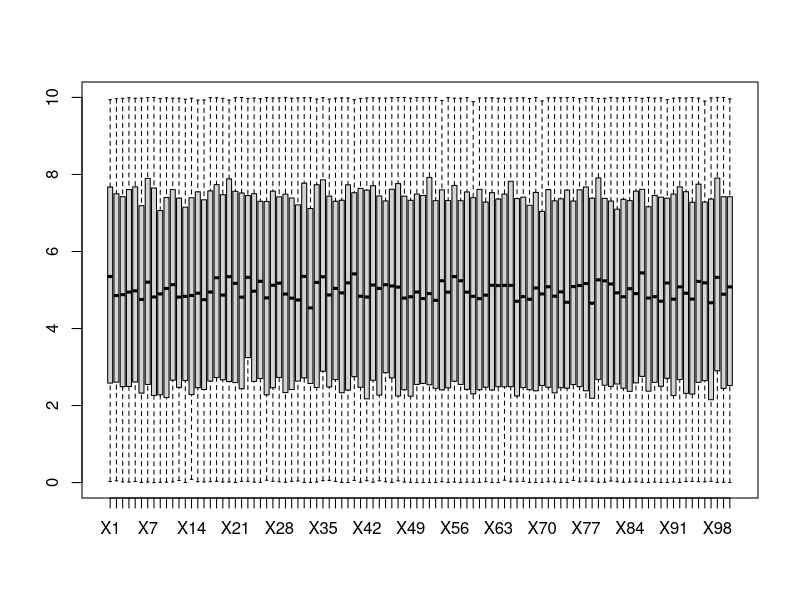
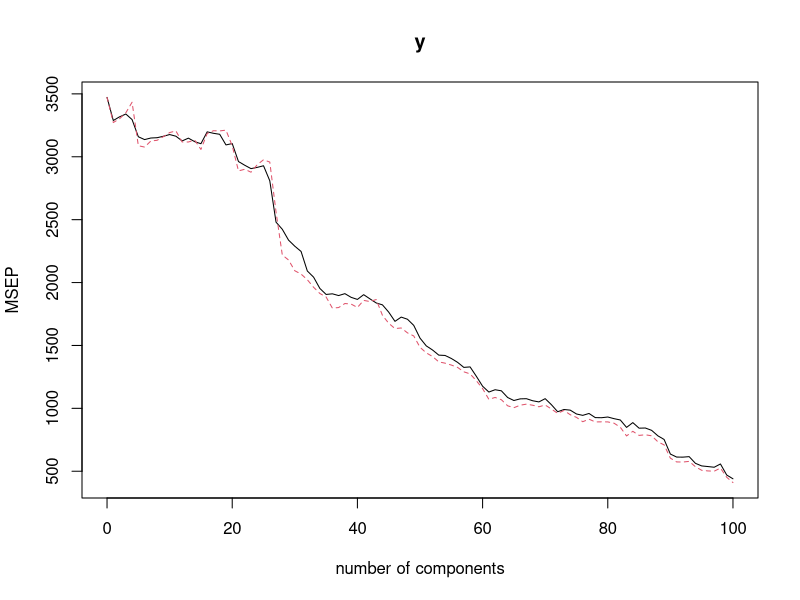
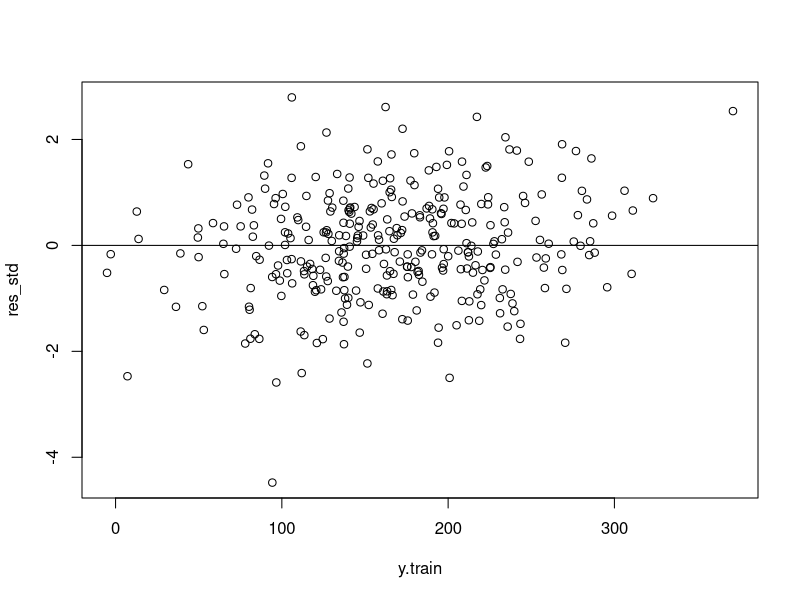
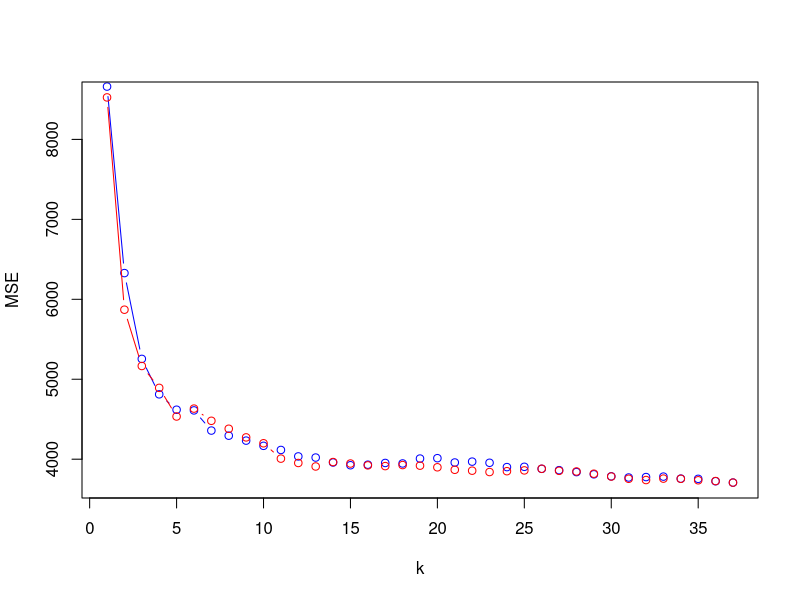
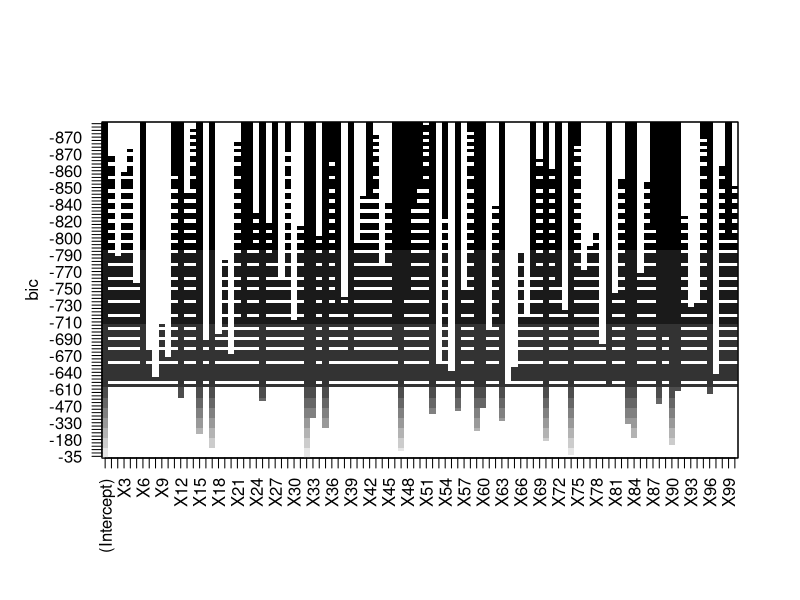
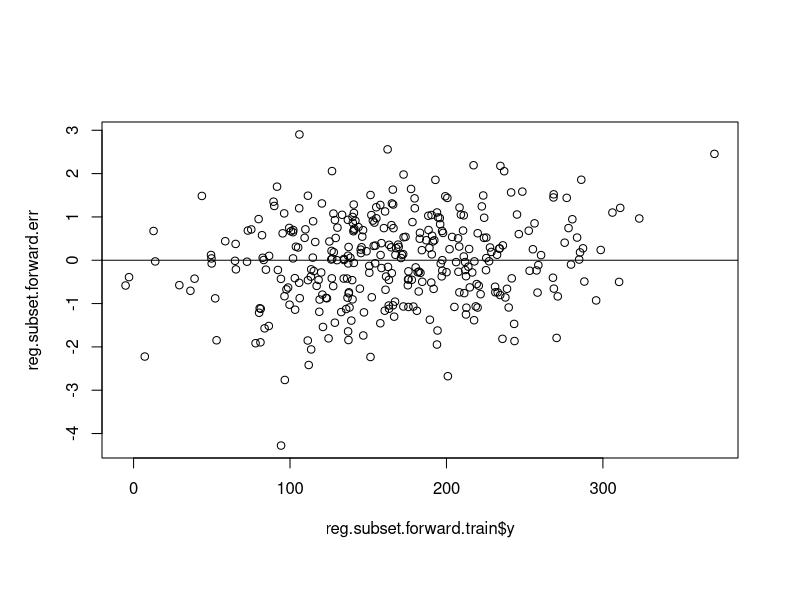
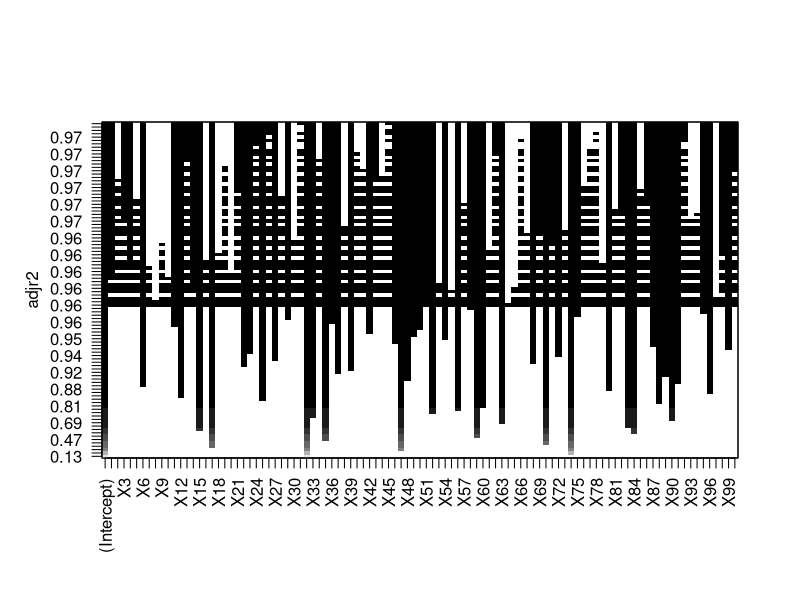
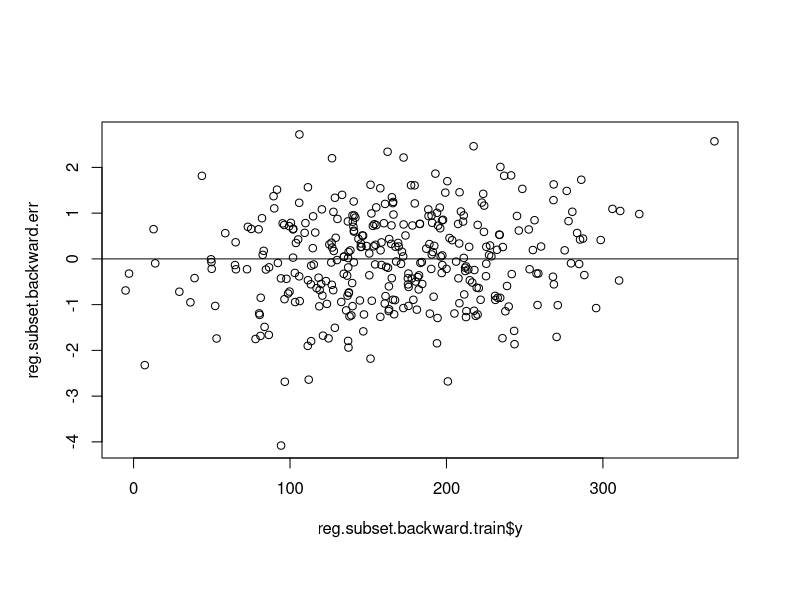

Here is the R script that generated these plots, in order:
library(MASS)
reg.set <- read.table('TPN1_a22_reg_app.txt', header = TRUE)

#plot(reg.set[,1:10], reg.set$y)

#Séparation des partie train et test
train.percentage <- 2/3
n_reg <- nrow(reg.set)
n_train <- as.integer(n_reg * train.percentage)
n_test <- n_reg - n_train
set.seed(69)
id_train <- sample(n_reg, n_train)
data.train <- reg.set[id_train,]
data.test <- reg.set[-id_train,]
y.test <- reg.set[-id_train, c(101)]
y.train <- reg.set[id_train, c(101)]

#Regarder la plage des données
boxplot(as.data.frame(reg.set[1:100]))


#pca
library(pls)
pcr_model <- pcr(y~., data = data.test, validation = "CV")
validationplot(pcr_model, val.type="MSEP")#D'apr??s le graphe on constate qu'il faut toutes les variables pour obtenir le meilleur mod??le


#modele lineare#
reg.set.lm <- lm(formula = y ~., data = data.train)
summary(reg.set.lm)#On a d??j?? une p-value qui est assez petite en une R-Square assez grande
res_std <- rstandard(reg.set.lm)
plot(x = y.train, y = res_std)#Les r??sidus stadards parraissent pas mal
abline(0, 0)
pre.lm <- predict(reg.set.lm, newdata = data.test)
mse.lm <- mean((pre.lm - y.test) ^ 2)#200.176
#On refait la regression avec les variables significatives
#x.app.lm <- data.train[c(6, 11, 12, 15, 17,22, 23, 25, 27, 32, 33, 35, 37, 39, 46, 47, 48, 49, 52, 54, 56, 59, 60, 63, 68, 70, 72, 74, 79, 83, 84, 87, 88, 89, 90, 91, 96), ] 
#data.test.lm <- data.test[c(6, 11, 12, 15, 17, 22, 23, 25, 27, 32, 33, 35, 37, 39, 46, 47, 48, 49, 52, 54, 56, 59, 60, 63, 68, 70, 72, 74, 79, 83, 84, 87, 88, 89, 90, 91, 96), ]
#reg.set.lm.revise <- lm(formula = y~. , data = x.app.lm)
reg.set.lm.revise <- lm(formula = y~X6+X11+X12+X15+X17+X22+X23+X25+X27+X32+X33+X35+X37+X39+X46+X47+X48+X49+X52+X54+X56+X59+X60+X63+X68+X70+X72+X74+X79+X83+X84+X87+X88+X89+X90+X91+X96
                        , data = data.train)
#pre.lm.revise <- predict(reg.set.lm.revise, newdata = data.test.lm)
pre.lm.revise <- predict(reg.set.lm.revise, newdata = data.test)
mse.lm1 <- mean((pre.lm.revise - y.test) ^ 2)#200.176



#k plus proches voisins
#On utilise les variables significatives dans le modèle lineaire
library(FNN)
x.app_k <- data.train[c(6, 11, 12, 15, 17, 22, 23, 25, 27, 32, 33, 35, 37, 39, 46, 47, 48, 49, 52, 54, 56, 59, 60, 63, 68, 70, 72, 74, 79, 83, 84, 87, 88, 89, 90, 91, 96), c(-101)] 
y.app_k <- data.train[, c(101)]
x.test_k <- data.test[, c(-101)]

# Chenxin:add scale -------------------------------------------------------

x.app_k.scale <- scale(data.train[c(6, 11, 12, 15, 17, 22, 23, 25, 27, 32, 33, 35, 37, 39, 46, 47, 48, 49, 52, 54, 56, 59, 60, 63, 68, 70, 72, 74, 79, 83, 84, 87, 88, 89, 90, 91, 96), c(-101)] )
x.test_k.scale <- scale(data.test[, c(-101)])


kmin <- 10
reg.knn1 <- knn.reg(train = x.app_k, test = x.test_k, y = y.app_k, k = kmin)
mse.knn1 <- mean((reg.knn1$pred - y.test) ^ 2) #4167, trop grande

# Chenxin K variation & scale -----------------------------------------------------------------

knn_k_max <- 37

tmp <- sapply(1:knn_k_max, function(local_k){
  reg.knn.noscale <- knn.reg(train = x.app_k, test = x.test_k, y = y.app_k, k = local_k)
  res <- mean((reg.knn.noscale$pred - y.test) ^ 2)
  return(res)
})

tmp.scale <- sapply(1:knn_k_max, function(local_k){
  reg.knn.scale <- knn.reg(train = x.app_k.scale, test = x.test_k.scale, y = y.app_k, k = local_k)
  res.scale <- mean((reg.knn.scale$pred - y.test) ^ 2)
  return(res.scale)
})

knn_MSE_noscale <- tmp
knn_MSE_scale <- tmp.scale
#erreur global
plot(1:knn_k_max, knn_MSE_noscale, 
     type='b', col='blue',
     ylim=range(knn_MSE_scale),
     xlab='k', ylab='MSE', lty = 1, pch = 1)

lines(1:knn_k_max, knn_MSE_scale, type='b', col='red', lty = 1, pch = 1)
which.min(knn_MSE_scale)
min(knn_MSE_scale)
which.min(knn_MSE_noscale)
min(knn_MSE_noscale)

#MSE Minimal in37 3707, MSE decrease with k increase  scale make no significatif difference


# End Code Chenxin ---------------



#Subset selection
#Vu qu'il existe trop de variables, nous pourrions pas utiliser la m??thode best subset selection

#forward selection
library(leaps)
library(dplyr)
reg.selection.forward <- regsubsets(y~., data = data.train, method = "forward", nbest = 1, nvmax = 100)
summary_forward <- summary(reg.selection.forward)
plot(reg.selection.forward, scale = "bic")#Regarder bri??vement la plus grande adjusted R Square

rss<-data.frame(summary_forward$outmat, RSS=summary_forward$rss)
rsquare_max_forward <- summary_forward$outmat[which.max(summary_forward$adjr2),]#La ligne avec la plus grande adjr2
rsquare_max_forward[rsquare_max_forward == '*'] <- as.numeric(1)
rsquare_max_forward[rsquare_max_forward == ' '] <- as.numeric(0)
rsquare_max_forward <- as.numeric(rsquare_max_forward)#Le masque pour s??lectionner les variables
reg.subset.forward <- reg.set[c(rsquare_max_forward==1)]


n.subset.forward <- nrow(reg.subset.forward)
set.seed(69)
n.subset.forward.train <- as.integer(train.percentage * n.subset.forward)
n.subset.forward.sample <- sample(n.subset.forward, n.subset.forward.train)
reg.subset.forward.train <- reg.subset.forward[n.subset.forward.sample,]
reg.subset.forward.test <- reg.subset.forward[-n.subset.forward.sample,]
reg.subset.forward.lm <- lm(formula = y~., data = reg.subset.forward.train)
reg.subset.forward.lm.predict <- predict(reg.subset.forward.lm, newdata = reg.subset.forward.test)
reg.subset.forward.mse <- mean((reg.subset.forward.lm.predict - reg.subset.forward.test$y) ^ 2)#188.44
reg.subset.forward.err <- rstandard(reg.subset.forward.lm)
plot(reg.subset.forward.train$y, reg.subset.forward.err)
abline(0, 0)

#backward selection
reg.selection.backward <- regsubsets(y~., data = data.train, method = "backward", nbest = 1, nvmax = 100)
summary_backward <- summary(reg.selection.backward)
plot(reg.selection.backward, scale = "adjr2")
#rss<-data.frame(summary_forward$outmat, RSS=summary_forward$rss)
rsquare_max_backward <- summary_backward$outmat[which.max(summary_backward$adjr2),]
rsquare_max_backward[rsquare_max_backward == '*'] <- as.numeric(1)
rsquare_max_backward[rsquare_max_backward == ' '] <- as.numeric(0)
rsquare_max_backward <- as.numeric(rsquare_max_backward)
reg.subset.backward <- reg.set[c(rsquare_max_backward==1)]

n.subset.backward <- nrow(reg.subset.backward)
set.seed(69)
n.subset.backward.train <- as.integer(train.percentage * n.subset.backward)
n.subset.backward.sample <- sample(n.subset.backward, n.subset.backward.train)
reg.subset.backward.train <- reg.subset.backward[n.subset.backward.sample,]
reg.subset.backward.test <- reg.subset.backward[-n.subset.backward.sample,]
reg.subset.backward.lm <- lm(formula = y~., data = reg.subset.backward.train)
reg.subset.backward.lm.predict <- predict(reg.subset.backward.lm, newdata = reg.subset.backward.test)
reg.subset.backward.mse <- mean((reg.subset.backward.lm.predict - reg.subset.backward.test$y) ^ 2)#186.92
reg.subset.backward.err <- rstandard(reg.subset.backward.lm)
plot(reg.subset.backward.train$y, reg.subset.backward.err)
abline(0, 0)

#k-cross validation sur backward selection
#avec
Formula <- c(y~.-X2, 
             y~.-X2-X5, 
             y~.-X2-X5-X7, 
             y~.-X2-X5-X7-X8,
             y~.-X2-X5-X7-X8-X9,
             y~.-X2-X5-X7-X8-X9-X10, 
             y~.-X2-X5-X7-X8-X9-X10-X16, 
             y~.-X2-X5-X7-X8-X9-X10-X16-X18,
             y~.-X2-X5-X7-X8-X9-X10-X16-X18-X19, 
             y~.-X2-X5-X7-X8-X9-X10-X16-X18-X19-X20, 
             y~.-X2-X5-X7-X8-X9-X10-X16-X18-X19-X20-X28,
             y~.-X2-X5-X7-X8-X9-X10-X16-X18-X19-X20-X28-X30,
             y~.-X2-X5-X7-X8-X9-X10-X16-X18-X19-X20-X28-X30-X34,
             y~.-X2-X5-X7-X8-X9-X10-X16-X18-X19-X20-X28-X30-X34-X38,
             y~.-X2-X5-X7-X8-X9-X10-X16-X18-X19-X20-X28-X30-X34-X38-X40,
             y~.-X2-X5-X7-X8-X9-X10-X16-X18-X19-X20-X28-X30-X34-X38-X40-X41,
             y~.-X2-X5-X7-X8-X9-X10-X16-X18-X19-X20-X28-X30-X34-X38-X40-X41-X44,
             y~.-X2-X5-X7-X8-X9-X10-X16-X18-X19-X20-X28-X30-X34-X38-X40-X41-X44-X53,
             y~.-X2-X5-X7-X8-X9-X10-X16-X18-X19-X20-X28-X30-X34-X38-X40-X41-X44-X53-X55,
             y~.-X2-X5-X7-X8-X9-X10-X16-X18-X19-X20-X28-X30-X34-X38-X40-X41-X44-X53-X55-X57,
             y~.-X2-X5-X7-X8-X9-X10-X16-X18-X19-X20-X28-X30-X34-X38-X40-X41-X44-X53-X55-X57-X61,
             y~.-X2-X5-X7-X8-X9-X10-X16-X18-X19-X20-X28-X30-X34-X38-X40-X41-X44-X53-X55-X57-X61-X64,
             y~.-X2-X5-X7-X8-X9-X10-X16-X18-X19-X20-X28-X30-X34-X38-X40-X41-X44-X53-X55-X57-X61-X64-X65,
             y~.-X2-X5-X7-X8-X9-X10-X16-X18-X19-X20-X28-X30-X34-X38-X40-X41-X44-X53-X55-X57-X61-X64-X65-X66,
             y~.-X2-X5-X7-X8-X9-X10-X16-X18-X19-X20-X28-X30-X34-X38-X40-X41-X44-X53-X55-X57-X61-X64-X65-X66-X67,
             y~.-X2-X5-X7-X8-X9-X10-X16-X18-X19-X20-X28-X30-X34-X38-X40-X41-X44-X53-X55-X57-X61-X64-X65-X66-X67-X73,
             y~.-X2-X5-X7-X8-X9-X10-X16-X18-X19-X20-X28-X30-X34-X38-X40-X41-X44-X53-X55-X57-X61-X64-X65-X66-X67-X73-X76,
             y~.-X2-X5-X7-X8-X9-X10-X16-X18-X19-X20-X28-X30-X34-X38-X40-X41-X44-X53-X55-X57-X61-X64-X65-X66-X67-X73-X76-X77,
             y~.-X2-X5-X7-X8-X9-X10-X16-X18-X19-X20-X28-X30-X34-X38-X40-X41-X44-X53-X55-X57-X61-X64-X65-X66-X67-X73-X76-X77-X78,
             y~.-X2-X5-X7-X8-X9-X10-X16-X18-X19-X20-X28-X30-X34-X38-X40-X41-X44-X53-X55-X57-X61-X64-X65-X66-X67-X73-X76-X77-X78-X79,
             y~.-X2-X5-X7-X8-X9-X10-X16-X18-X19-X20-X28-X30-X34-X38-X40-X41-X44-X53-X55-X57-X61-X64-X65-X66-X67-X73-X76-X77-X78-X79-X81,
             y~.-X2-X5-X7-X8-X9-X10-X16-X18-X19-X20-X28-X30-X34-X38-X40-X41-X44-X53-X55-X57-X61-X64-X65-X66-X67-X73-X76-X77-X78-X79-X81-X85,
             y~.-X2-X5-X7-X8-X9-X10-X16-X18-X19-X20-X28-X30-X34-X38-X40-X41-X44-X53-X55-X57-X61-X64-X65-X66-X67-X73-X76-X77-X78-X79-X81-X85-X93,
             y~.-X2-X5-X7-X8-X9-X10-X16-X18-X19-X20-X28-X30-X34-X38-X40-X41-X44-X53-X55-X57-X61-X64-X65-X66-X67-X73-X76-X77-X78-X79-X81-X85-X93-X97
)
K <- 10
fold <- sample(K, n_train, replace = TRUE)
CV <- rep(0, 10)
for (i in (1:10)){
  for (k in (1:K)){
    reg.cross<-lm(Formula[[i]],data=reg.set[fold!=k,])
    pred.cross <- predict(reg.cross, newdata=reg.set[fold == k,])
    CV[i]<-CV[i]+ sum((reg.set$y[fold==k]-pred.cross)^2)
  }
  CV[i]<-CV[i] / n_reg
}
CV.min = min(CV)#181

#Puisque la m??thode backward selection est mieux, 
#nous utilisons le regroupement des variables pour refaire k plus proches voisins
reg.knn2 <- knn.reg(train = reg.subset.backward.train[, c(-66)], test = reg.subset.backward.test[, c(-66)], y = reg.subset.backward.train[,c(66)], k = kmin)
mse.knn2 <- mean((reg.knn2$pred - y.test) ^ 2)#2226

#Préparation de données pour Ridge et Lasso
library(glmnet)
x<-model.matrix(y~.,reg.set)
y<-reg.set$y
data.train.regu <- x[id_train,]
y.train.regu <- y[id_train]
data.test.regu <- x[-id_train,]
y.test.regu <- y[-id_train]

#Ridge regression
cv.out.ridge <- cv.glmnet(data.train.regu, y.train.regu, alpha = 0)
plot(cv.out.ridge)
fit.ridge <- glmnet(data.train.regu, y.train.regu, lambda = cv.out.ridge$lambda.min, alpha = 0)
ridge.predict <- predict(fit.ridge, s = cv.out.ridge$lambda.min, newx = data.test.regu)
mse.ridge <- mean((ridge.predict - y.test.regu) ^ 2)#200.44

#lasso
cv.out.lasso <- cv.glmnet(data.train.regu, y.train.regu, alpha = 1)
plot(cv.out.lasso)
fit.lasso <- glmnet(data.train.regu, y.train.regu, lambda = cv.out.lasso$lambda.min, alpha = 1)
lasso.predict <- predict(fit.lasso, s = cv.out.lasso$lambda.min, newx = data.test.regu)
mse.lasso <- mean((lasso.predict - y.test.regu) ^ 2)#178


# FUNCTION ------------------------------------------

library(MASS)
reg.set <- read.table('data/TPN1_a22_reg_app.txt', header = TRUE)

train.percentage <- 2/3
n_reg <- nrow(reg.set)
n_train <- as.integer(n_reg * train.percentage)
n_test <- n_reg - n_train
set.seed(69)
id_train <- sample(n_reg, n_train)

data.train <- reg.set[id_train,]
data.test <- reg.set[-id_train,]
y.test <- reg.set[-id_train, c(101)]
y.train <- reg.set[id_train, c(101)]



x<-model.matrix(y~.,reg.set)
y<-reg.set$y
data.train.regu <- x[id_train,]
y.train.regu <- y[id_train]
data.test.regu <- x[-id_train,]
y.test.regu <- y[-id_train]


cv.out.lasso <- cv.glmnet(data.train.regu, y.train.regu, alpha = 1)
plot(cv.out.lasso)
model.reg <- glmnet(data.train.regu, y.train.regu, lambda = cv.out.lasso$lambda.min, alpha = 1)

prediction_reg <- function(dataset) {
  #load("env.Rdata")
  library(glmnet)
  
  dataset.x <- dataset[-101]
  
  dataset.matrix = cbind("(Intercept)" = rep(1,167),as.matrix(dataset.x))
  
  predictions <- predict(model.reg, s = 0.3176887, newx = dataset.matrix)
  mse.lasso <- mean((predictions - dataset$y) ^ 2)#178
  print("La MSE est:")
  print(mse.lasso)
  return(predictions)
}
pred <- prediction_reg(data.test)
